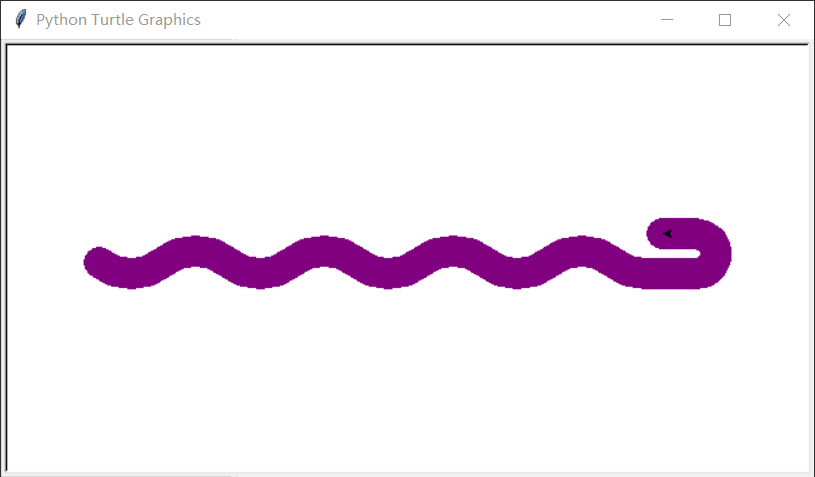

This figure's Python source:
#pythonDraw.py
import turtle
turtle.setup(650,350,200,200)
turtle.penup()
turtle.fd(-250)
turtle.pendown()
turtle.pensize(25)
turtle.pencolor("purple")
turtle.seth(-40)
for i in range(4):
    turtle.circle(40,80)
    turtle.circle(-40,80)
turtle.circle(40,80/2)
turtle.fd(40)
turtle.circle(16,180)
turtle.fd(40 * 2/3)
turtle.done()
